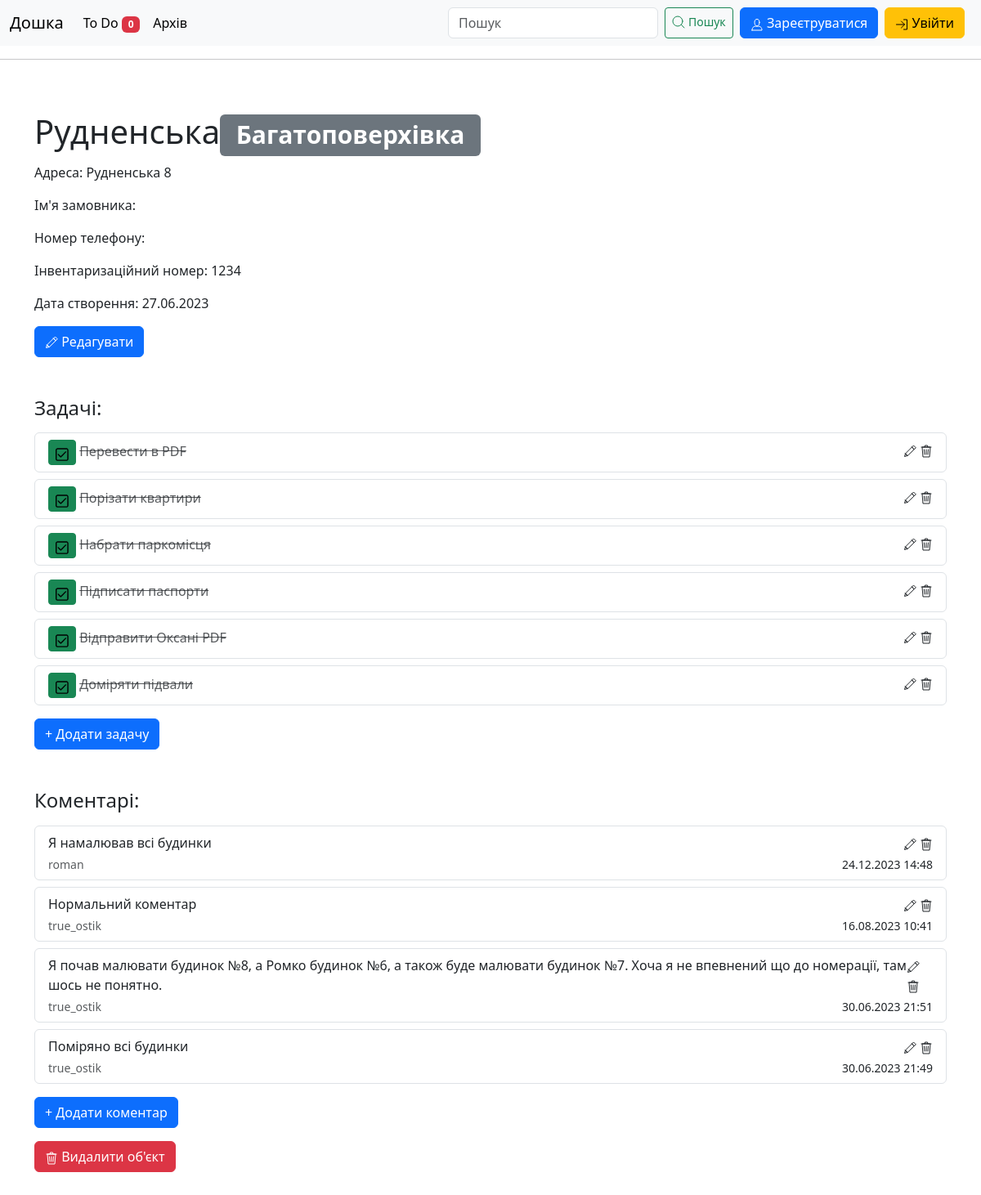
The app's page /subject/1/ with its own data.
### bord/models.py (models this page shows, shortened)
class Subject(models.Model):
    class TypeOfSubject(models.TextChoices):
        BUILDING = 'BU', _('Багатоповерхівка')
        COMMERCE = 'CO', _('Будівля')
        GARAGE = 'GA', _('Гараж')
        HOUSE = 'HO', _('Особняк')
        APARTMENT = 'AP', _('Квартира')
        KEV = 'KE', _('КЕВ')
        QUARTERS = 'QU', _('Нежитлове приміщення')
        UNFINISHED = 'UF', _('Незавершене')
        SUMMERHOUSE = 'SH', _('Садовий будинок')
    class Priority(models.TextChoices):
        HIGH = 'AA', _('Високий')
        NORMAL = 'BB', _('Звичайний')
        LOW = 'CC', _('Низький')
    name = models.CharField(max_length=200)
    type = models.CharField(max_length=2, choices=TypeOfSubject.choices, default=TypeOfSubject.HOUSE)
    priority = models.CharField(max_length=3, choices=Priority.choices, default=Priority.HIGH)
    archived = models.BooleanField(default=False)
    address = models.CharField(max_length=200, blank=True)
    client_name = models.CharField(max_length=200, blank=True)
    client_number = models.CharField(max_length=200, blank=True)
    invent_number = models.CharField(max_length=10, blank=True)
    measured = models.BooleanField(default=False)
    drawn = models.BooleanField(default=False)
    calculated = models.BooleanField(default=False)
    typed = models.BooleanField(default=False)
    numbered = models.BooleanField(default=False)
    done = models.BooleanField(default=False)
    date_added = models.DateTimeField(auto_now_add=True)
    def __str__(self):
        return self.name

class Subtask (models.Model):
    subject = models.ForeignKey(Subject, on_delete=models.CASCADE)
    text = models.TextField()
    done = models.BooleanField(default=False)
    def __str__(self):
        return self.text

class Comment(models.Model):
    subject = models.ForeignKey(Subject, on_delete=models.CASCADE)
    text = models.TextField()
    date_added = models.DateTimeField(auto_now_add=True)
    author = models.ForeignKey(User, on_delete=models.CASCADE)
    def __str__(self):
        if len(self.text) < 500:
            return self.text
        else:
            return f"{self.text[:500]}..."

### bord/views.py (the view)
# urls.py: path('subject/<int:subject_id>/', views.subject_view, name='subject'),
def subject_view(request, subject_id):
    subject = Subject.objects.get(id=subject_id)
    comments = subject.comment_set.order_by('-date_added')
    subtasks = subject.subtask_set.order_by('done')
    context = {'subject': subject, 'comments': comments, 'subtasks': subtasks}
    return render(request, 'bord/subject.html', context)

### bord/templatetags/todo_templatetags.py (called while the page is built)
@register.filter
def unfinished_tasks_count(user):
    if user.is_authenticated:
        return Task.objects.filter(user=user, done=False).count()
    return 0

### bord/templates/bord/subject.html (shortened to what this page needs)
{% extends "bord/base.html" %}
{% block content %}
    <h1>{{ subject }}<span class="badge bg-secondary">{{ subject.get_type_display }}</span></h1>
    <p> Адреса: {{ subject.address }}</p>
    <p> Ім'я замовника: {{ subject.client_name }}</p>
    <p> Номер телефону: {{ subject.client_number }}</p>
    <p> Інвентаризаційний номер: {{ subject.invent_number }}</p>
    <p> Дата створення: {{ subject.date_added|date:'d.m.Y' }}</p>
    <a class="btn btn-primary" href="{% url 'bord:edit_subject' subject.id %}"><svg class="bi" width="16" height="16"><use xlink:href="#i-edit"></use></svg> Редагувати</a>
    <h4 class="mt-5">Задачі:</h4>
    {% for subtask in subtasks %}
        <ul class="list-group">
          <li class="list-group-item mt-2" aria-current="true">
            <div class="d-flex w-100 justify-content-between">
                {% if subtask.done %}
                    <div>
                      <a class="btn btn-success btn-sm" href="{% url 'bord:check_subtask' subtask.id %}"><svg class="bi" width="16" height="16"><use xlink:href="#done"></use></svg></a>
                      <del class="text-muted">{{ subtask }}</del>
                    </div>
                {% else %}
                    <div>
                      <a class="btn btn-danger btn-sm" href="{% url 'bord:check_subtask' subtask.id %}"><svg class="bi" width="16" height="16"><use xlink:href="#empty"></use></svg></a>
                      {{ subtask }}
                    </div>
                {% endif %}
                <div>
                    <a href="{% url 'bord:edit_subtask' subtask.id %}"><svg class="bi" width="16" height="16"><use xlink:href="#i-edit"></use></svg></a>
                    <svg class="bi" width="16" height="16" data-bs-toggle="modal" data-bs-target="#deleteSubtaskModal{{ subtask.id }}"><use xlink:href="#i-trash"></use></svg>
                </div>
            </div>
          </li>
        </ul>
    {% empty %}
        <p>Нема задач</p>
    {% endfor %}
    <a class="btn btn-primary mt-3" href="{% url 'bord:new_subtask' subject.id %}">+ Додати задачу</a>
    <h4 class="mt-5">Коментарі:</h4>
    {% for comment in comments %}
        <ul class="list-group">
          <li class="list-group-item mt-2" aria-current="true">
            <div class="d-flex w-100 justify-content-between">
              <p class="mb-1">{{ comment }}</p>
                <div>
                    <a href="{% url 'bord:edit_comment' comment.id %}"><svg class="bi" width="16" height="16"><use xlink:href="#i-edit"></use></svg></a>
                    <svg class="bi" width="16" height="16" data-bs-toggle="modal" data-bs-target="#deleteCommentModal{{ comment.id }}"><use xlink:href="#i-trash"></use></svg>
                </div>
            </div>
            <div class="d-flex w-100 justify-content-between">
                <small class="text-muted">{{ comment.author }}</small>
                <small>{{ comment.date_added|date:'d.m.Y H:i' }}</small>
            </div>
          </li>
        </ul>
    {% empty %}
        <p>Нема коментарів</p>
    {% endfor %}
    <a class="btn btn-primary mt-3" href="{% url 'bord:new_comment' subject.id %}">+ Додати коментар</a><br>
    <button type="button" class="btn btn-danger mt-3" data-bs-toggle="modal" data-bs-target="#deleteSubjectModal">
      <svg class="bi" width="16" height="16"><use xlink:href="#i-trash"></use></svg> Видалити об'єкт
    </button>
{% endblock content %}

### bord/templates/bord/base.html (style rules this page uses)
html, body, header, .carousel { height: 60vh; }
a { color: inherit; text-decoration: none; }

### records on screen
Subject: name "Рудненська", type "Багатоповерхівка", address "Рудненська 8", invent_number "1234", date_added "27.06.2023"
Subtask: text "Перевести в PDF", {{ subtask.id }} 1 (drawn)
Subtask: text "Порізати квартири"
Subtask: text "Набрати паркомісця"
Subtask: text "Підписати паспорти"
Subtask: text "Відправити Оксані PDF"
Subtask: text "Доміряти підвали"
Comment: text "Я намалював всі будинки", author "roman", date_added "24.12.2023 14:48"
Comment: text "Нормальний коментар", author "true_ostik", date_added "16.08.2023 10:41"
Comment: text "Я почав малювати будинок №8, а Ромко будинок №6, а також буде малювати будинок №7. Хоча я не впевнений що до номерації, там шось не понятно.", author "true_ostik", date_added "30.06.2023 21:51"
Comment: text "Поміряно всі будинки", {{ comment.id }} 1 (drawn), author "true_ostik", date_added "30.06.2023 21:49"

### other values on screen
{{ request.user|unfinished_tasks_count }} "0"
